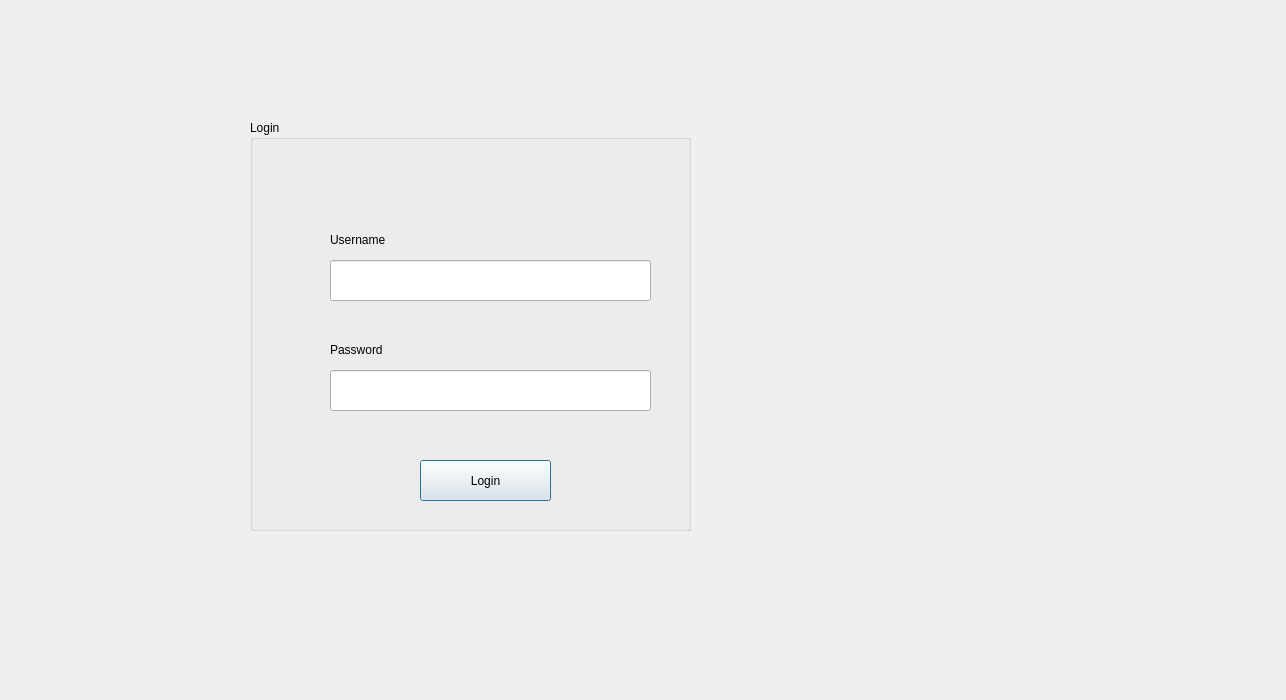
<?xml version="1.0" encoding="UTF-8"?>
<ui version="4.0">
 <class>signupWindow</class>
 <widget class="QDialog" name="signupWindow">
  <property name="geometry">
   <rect>
    <x>0</x>
    <y>0</y>
    <width>1286</width>
    <height>700</height>
   </rect>
  </property>
  <property name="windowTitle">
   <string>Dialog</string>
  </property>
  <widget class="QGroupBox" name="groupBox">
   <property name="geometry">
    <rect>
     <x>250</x>
     <y>120</y>
     <width>441</width>
     <height>411</height>
    </rect>
   </property>
   <property name="title">
    <string>Login</string>
   </property>
   <widget class="QLabel" name="username_lable">
    <property name="geometry">
     <rect>
      <x>80</x>
      <y>110</y>
      <width>71</width>
      <height>20</height>
     </rect>
    </property>
    <property name="text">
     <string>Username</string>
    </property>
   </widget>
   <widget class="QLabel" name="Password_label">
    <property name="geometry">
     <rect>
      <x>80</x>
      <y>220</y>
      <width>63</width>
      <height>20</height>
     </rect>
    </property>
    <property name="text">
     <string>Password</string>
    </property>
   </widget>
   <widget class="QLineEdit" name="username_lineEdit">
    <property name="geometry">
     <rect>
      <x>80</x>
      <y>140</y>
      <width>321</width>
      <height>41</height>
     </rect>
    </property>
   </widget>
   <widget class="QLineEdit" name="Password_lineEdit">
    <property name="geometry">
     <rect>
      <x>80</x>
      <y>250</y>
      <width>321</width>
      <height>41</height>
     </rect>
    </property>
   </widget>
   <widget class="QPushButton" name="login_button">
    <property name="geometry">
     <rect>
      <x>170</x>
      <y>340</y>
      <width>131</width>
      <height>41</height>
     </rect>
    </property>
    <property name="text">
     <string>Login</string>
    </property>
   </widget>
  </widget>
 </widget>
 <resources/>
 <connections/>
</ui>
